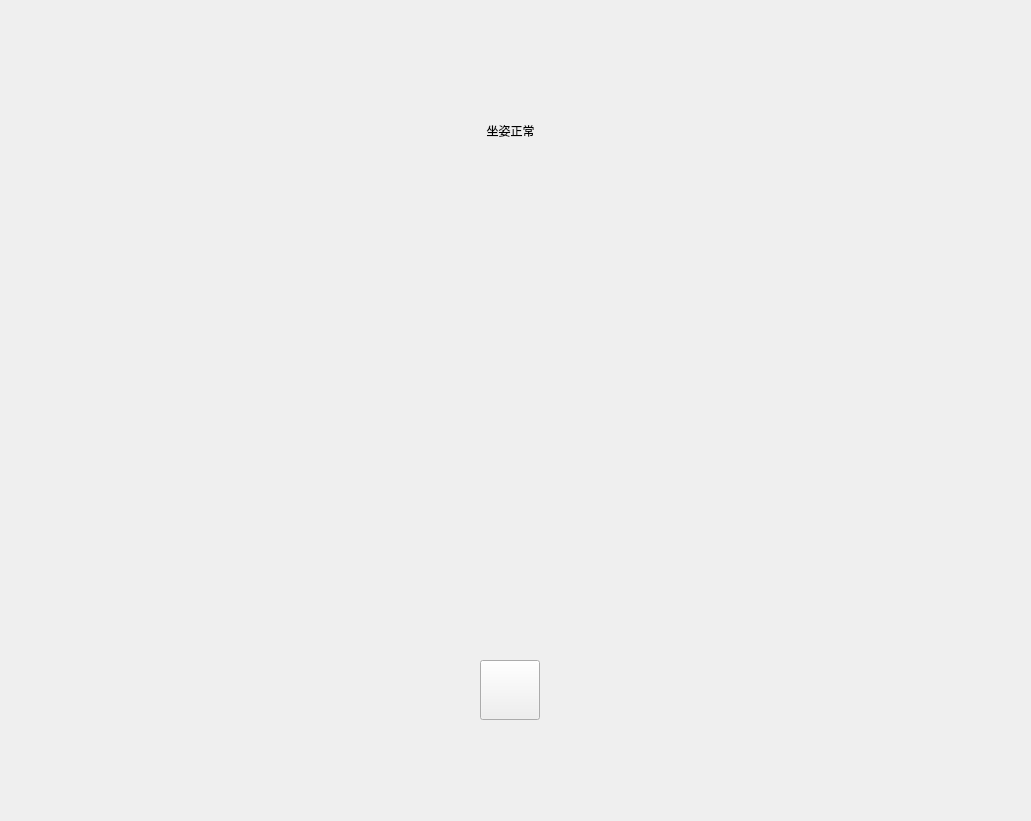
<?xml version="1.0" encoding="UTF-8"?>
<ui version="4.0">
 <class>DetectionClass</class>
 <widget class="QWidget" name="DetectionClass">
  <property name="geometry">
   <rect>
    <x>0</x>
    <y>0</y>
    <width>1031</width>
    <height>821</height>
   </rect>
  </property>
  <property name="windowTitle">
   <string>Detection</string>
  </property>
  <widget class="QLabel" name="label">
   <property name="geometry">
    <rect>
     <x>410</x>
     <y>100</y>
     <width>201</width>
     <height>61</height>
    </rect>
   </property>
   <property name="styleSheet">
    <string notr="true">font: 16pt &quot;华文仿宋&quot;;</string>
   </property>
   <property name="text">
    <string>坐姿正常</string>
   </property>
   <property name="alignment">
    <set>Qt::AlignCenter</set>
   </property>
  </widget>
  <widget class="QLabel" name="cameraStop">
   <property name="geometry">
    <rect>
     <x>330</x>
     <y>250</y>
     <width>361</width>
     <height>338</height>
    </rect>
   </property>
   <property name="text">
    <string/>
   </property>
   <property name="pixmap">
    <pixmap resource="SPDS_Client.qrc">:/SPDS_Client/resources/icon/cameraStop.png</pixmap>
   </property>
   <property name="scaledContents">
    <bool>true</bool>
   </property>
  </widget>
  <widget class="QPushButton" name="start">
   <property name="geometry">
    <rect>
     <x>480</x>
     <y>660</y>
     <width>60</width>
     <height>60</height>
    </rect>
   </property>
   <property name="text">
    <string/>
   </property>
   <property name="icon">
    <iconset resource="SPDS_Client.qrc">
     <normaloff>:/SPDS_Client/resources/icon/start.png</normaloff>:/SPDS_Client/resources/icon/start.png</iconset>
   </property>
   <property name="iconSize">
    <size>
     <width>60</width>
     <height>60</height>
    </size>
   </property>
   <property name="checkable">
    <bool>false</bool>
   </property>
   <property name="autoDefault">
    <bool>false</bool>
   </property>
   <property name="default">
    <bool>false</bool>
   </property>
  </widget>
  <widget class="QLabel" name="frame">
   <property name="geometry">
    <rect>
     <x>60</x>
     <y>100</y>
     <width>900</width>
     <height>600</height>
    </rect>
   </property>
   <property name="minimumSize">
    <size>
     <width>900</width>
     <height>600</height>
    </size>
   </property>
   <property name="maximumSize">
    <size>
     <width>900</width>
     <height>600</height>
    </size>
   </property>
   <property name="text">
    <string/>
   </property>
   <property name="pixmap">
    <pixmap resource="SPDS_Client.qrc">:/SPDS_Client/resources/icon/detection_background.png</pixmap>
   </property>
   <property name="scaledContents">
    <bool>true</bool>
   </property>
  </widget>
  <widget class="QLabel" name="cameraStart">
   <property name="geometry">
    <rect>
     <x>210</x>
     <y>240</y>
     <width>600</width>
     <height>360</height>
    </rect>
   </property>
   <property name="text">
    <string/>
   </property>
  </widget>
  <zorder>label</zorder>
  <zorder>frame</zorder>
  <zorder>cameraStop</zorder>
  <zorder>cameraStart</zorder>
  <zorder>start</zorder>
 </widget>
 <layoutdefault spacing="6" margin="11"/>
 <resources>
  <include location="Detection.qrc"/>
  <include location="SPDS_Client.qrc"/>
  <include location="SPDS_Client.qrc"/>
 </resources>
 <connections/>
</ui>
